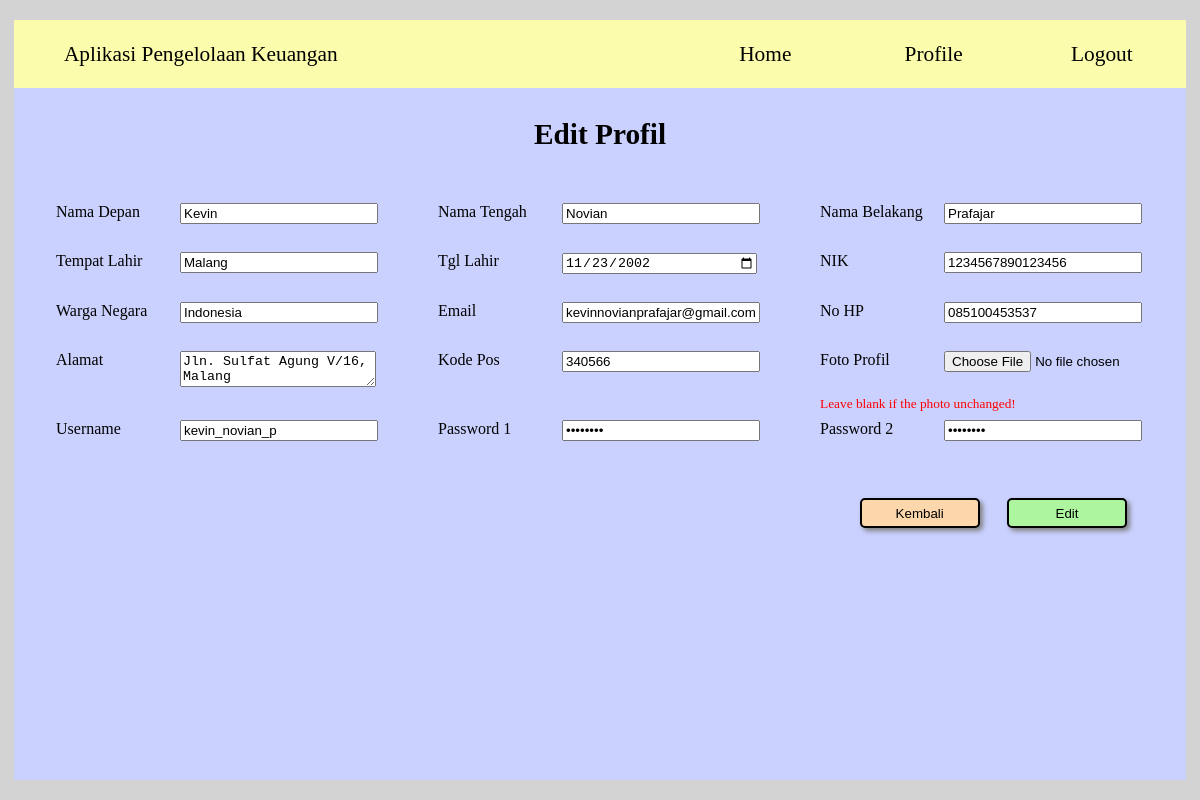
/edit.php (signed in), run on the app's committed database.
### tables this page shows
CREATE TABLE `user` (
  `id` int(6) NOT NULL,
  `namaDepan` varchar(15) NOT NULL,
  `namaTengah` varchar(15) NOT NULL,
  `namaBelakang` varchar(15) NOT NULL,
  `tempatLahir` varchar(15) NOT NULL,
  `tglLahir` date NOT NULL,
  `nik` char(16) NOT NULL,
  `wargaNegara` varchar(20) NOT NULL,
  `email` varchar(50) NOT NULL,
  `noHP` char(12) NOT NULL,
  `alamat` text NOT NULL,
  `kodePos` varchar(6) NOT NULL,
  `fotoProfil` longblob NOT NULL,
  `username` varchar(30) NOT NULL,
  `password` varchar(30) NOT NULL
);

### edit.php (the view, shortened to what this page needs)
<?php
    include("config.php");
    if(isset($_SESSION['id'])){
        $id = $_SESSION['id'];
        $str_query = "select * from user where id='".$id."'";
        $query = mysqli_query($connection, $str_query);
        $row = mysqli_fetch_assoc($query);
    }
?>
<!DOCTYPE html>
<html lang="en">
<head>
    <link rel="stylesheet" href="./css/edit.css">
</head>
<body>
    <div id='box'>
        <div id='box1'>
            <div id='title'>
                Aplikasi Pengelolaan Keuangan
            </div>
            <a href='./home.php'>
                <div id='home'>Home</div>
            </a>
            <a href='./profile.php'>
                <div id='profile'>Profile</div>
            </a>
            <a href='./logout.php'>
                <div id='logout'>Logout</div>
            </a>
        </div>
        <div id='box2'>
            <p>
                <b>Edit Profil</b>
            </p>
            <form method="post" action="prosesEdit.php" enctype="multipart/form-data" id="formEdit">
                <table>
                    <tr>
                        <td id="td1">Nama Depan</td>
                        <td id="td2"><input type="text" name="namaDepan" id="namaDepan" value="<?php echo $row['namaDepan']; ?>"></td>
                        <td id="td3"></td>
                        <td id="td1">Nama Tengah</td>
                        <td id="td2"><input type="text" name="namaTengah" id="namaTengah" value="<?php echo $row['namaTengah']; ?>"></td>
                        <td id="td3"></td>
                        <td id="td1">Nama Belakang</td>
                        <td id="td2"><input type="text" name="namaBelakang" id="namaBelakang" value="<?php echo $row['namaBelakang']; ?>"></td>
                    </tr>
                    <tr>
                        <td id="err" colspan="2"><div class="errorMsg"></div></td>
                        <td id="id3"></td>
                        <td id="err" colspan="2"><div class="errorMsg"></div></td>
                        <td id="id3"></td>
                        <td id="err" colspan="2"><div class="errorMsg"></div></td>
                    </tr>
                    <tr>
                        <td id="td1">Tempat Lahir</td>
                        <td id="td2"><input type="text" name="tempatLahir" id="tempatLahir" value="<?php echo $row['tempatLahir']; ?>"></td>
                        <td id="td3"></td>
                        <td id="td1">Tgl Lahir</td>
                        <td id="td2"><input type="date" name="tglLahir" id="tglLahir" value="<?php echo $row['tglLahir']; ?>"></td>
                        <td id="td3"></td>
                        <td id="td1">NIK</td>
                        <td id="td2"><input type="text" name="nik" id="nik" value="<?php echo $row['nik']; ?>"></td>
                    </tr>
                    <tr>
                        <td id="err" colspan="2"><div class="errorMsg"></div></td>
                        <td id="id3"></td>
                        <td id="err" colspan="2"><div class="errorMsg"></div></td>
                        <td id="id3"></td>
                        <td id="err" colspan="2"><div class="errorMsg"></div></td>
                    </tr>
                    <tr>
                        <td id="td1">Warga Negara</td>
                        <td id="td2"><input type="text" name="wargaNegara" id="wargaNegara" value="<?php echo $row['wargaNegara']; ?>"></td>
                        <td id="td3"></td>
                        <td id="td1">Email</td>
                        <td id="td2"><input type="text" name="email" id="email" value="<?php echo $row['email']; ?>"></td>
                        <td id="td3"></td>
                        <td id="td1">No HP</td>
                        <td id="td2"><input type="text" name="noHP" id="noHP" value="<?php echo $row['noHP']; ?>"></td>
                    </tr>
                    <tr>
                        <td id="err" colspan="2"><div class="errorMsg"></div></td>
                        <td id="id3"></td>
                        <td id="err" colspan="2"><div class="errorMsg"></div></td>
                        <td id="id3"></td>
                        <td id="err" colspan="2"><div class="errorMsg"></div></td>
                    </tr>
                    <tr>
                        <td id="td1">Alamat</td>
                        <td id="td2"><textarea name="alamat" id="alamat"><?php echo $row['alamat']; ?></textarea></td>
                        <td id="td3"></td>
                        <td id="td1">Kode Pos</td>
                        <td id="td2"><input type="text" name="kodePos" id="kodePos" value="<?php echo $row['kodePos']; ?>"></td>
                        <td id="td3"></td>
                        <td id="td1">Foto Profil</td>
                        <td id="td2"><input type="file" name="fotoProfil" id="fotoProfil"></td>
                    </tr>
                    <tr>
                        <td id="err" colspan="2"><div class="errorMsg"></div></td>
                        <td id="id3"></td>
                        <td id="err" colspan="2"><div class="errorMsg"></div></td>
                        <td id="id3"></td>
                        <td id="err" colspan="2"><div class="errorMsg">Leave blank if the photo unchanged!</div></td>
                    </tr>
                    <tr>
                        <td id="td1">Username</td>
                        <td id="td2"><input type="text" name="username" id="username" value="<?php echo $row['username']; ?>" readonly></td>
                        <td id="td3"></td>
                        <td id="td1">Password 1</td>
                        <td id="td2"><input type="password" name="password1" id="password1" value="<?php echo $row['password']; ?>"></td>
                        <td id="td3"></td>
                        <td id="td1">Password 2</td>
                        <td id="td2"><input type="password" name="password2" id="password2" value="<?php echo $row['password']; ?>"></td>
                    </tr>
                    <tr>
                        <td id="err" colspan="2"><div class="errorMsg"></div></td>
                        <td id="id3"></td>
                        <td id="err" colspan="2"><div class="errorMsg"></div></td>
                        <td id="id3"></td>
                        <td id="err" colspan="2"><div class="errorMsg"></div></td>
                    </tr>
                </table>
                <div id="bottom">
                    <div id="buttons">
                        <input type="button" class="btn" value="Kembali" onclick="back()" style="background-color: #FDD7AC;">
                        <input type="submit" class="btn" id="edit" value="Edit" name="Edit" onclick="event.preventDefault(); submitForm();" style="background-color: #ADF59F;">
                    </div>
                </div>
            </form>
        </div>
    </div>
</body>
</html>

### css/edit.css (style rules this page uses)
html,body { width: 100%; height: 100%; background-color: #D3D3D3; display: flex; justify-content: center; align-items: center; }
#box { background-color: #FBFDAC; font-family: Calibri; font-size: 30pt; text-align: center; width: 99%; height: 95%; display: flex; flex-direction: column; align-items: center; justify-content: center; }
#box1 { font-family: Calibri; font-size: 16pt; text-align: center; width: 100%; height: 9%; display: flex; flex-direction: row; align-items: center; }
#title { padding-left: 50px; width: 55%; text-align: left; }
#box2 { background-color: #CAD1FF; font-family: Calibri; font-size: 22pt; text-align: center; width: 100%; height: 91%; display: flex; flex-direction: column; align-items: center; justify-content: flex-start; }
table { margin-top: 20px; }
table,tr,td { text-align: left; vertical-align: top; font-size: 12pt; }
#td1 { width: 120px; }
#td2 { width: 200px; font-size: 13pt; }
#td3 { width: 50px; }
input[type=text],input[type=password],input[type=file],input[type=date],textarea { width: 95%; }
#err { height: 20px; }
#err .errorMsg { font-size: 10pt; color: red; }
a { width: 15%; text-align: center; color: black; text-decoration: none; }
#bottom { margin-right: 10px; display: flex; flex-direction: row-reverse; }
#buttons .btn { margin-top: 30px; margin-left: 10px; margin-right: 10px; width: 120px; height: 30px; border-radius: 5px 5px 5px; border: 2px solid black; box-shadow: 3px 3px 5px gray; }

### data on the page
user: namaDepan "Kevin", namaTengah "Novian", namaBelakang "Prafajar", tempatLahir "Malang", tglLahir "11/23/2002", nik "1234567890123456", wargaNegara "Indonesia", email "kevinnovianprafajar@gmail.com", noHP "085100453537", alamat "Jln. Sulfat Agung V/16, Malang", kodePos "340566", username "kevin_novian_p"
